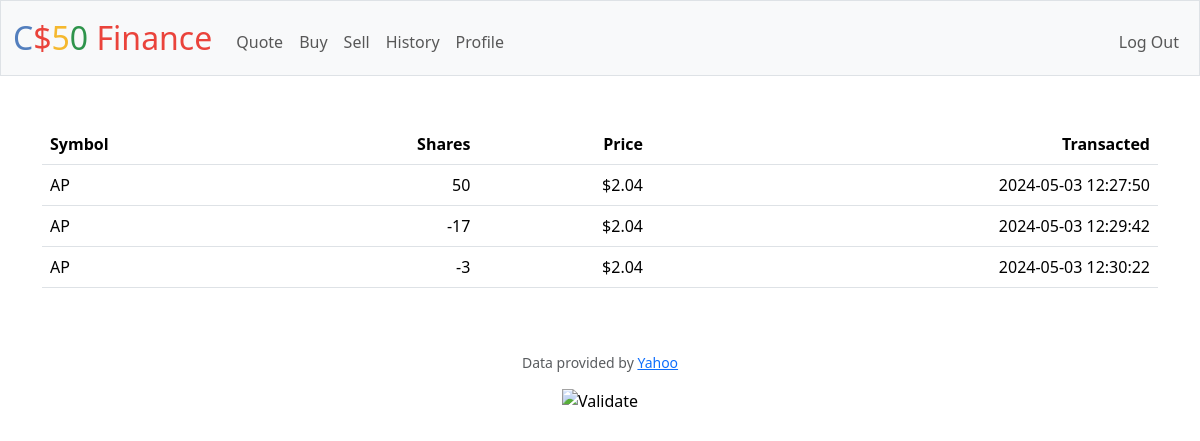
The app's page /history (signed in) with its own data.
### tables this page shows
CREATE TABLE transactions (
    id INTEGER PRIMARY KEY NOT NULL,
    user_id INTEGER NOT NULL,
    symbol TEXT NOT NULL,
    quantity INTEGER NOT NULL,
    price REAL NOT NULL,
    transaction_type TEXT NOT NULL,
    transaction_date DATETIME DEFAULT CURRENT_TIMESTAMP,
    FOREIGN KEY (user_id) REFERENCES users(id)
);

### app.py (the view)
@app.route("/history")
@login_required
def history():
    records = db.execute("SELECT symbol, quantity AS shares, price, transaction_date FROM transactions WHERE user_id = ?", session["user_id"])
    return render_template("history.html", records=records)

### app.py (called while the page is built)
@app.after_request
def after_request(response):
    response.headers["Cache-Control"] = "no-cache, no-store, must-revalidate"
    response.headers["Expires"] = 0
    response.headers["Pragma"] = "no-cache"
    return response

### helpers.py (called while the page is built)
def login_required(f):
    @wraps(f)
    def decorated_function(*args, **kwargs):
        if session.get("user_id") is None:
            return redirect("/login")
        return f(*args, **kwargs)
    return decorated_function

def usd(value):
    return f"${value:,.2f}"

### templates/history.html (shortened to what this page needs)
{% extends "layout.html" %}
{% block main %}
<table class="table">
    <thead>
        <tr>
            <th class="text-start">Symbol</th>
            <th class="text-end">Shares</th>
            <th class="text-end">Price</th>
            <th class="text-end">Transacted</th>
        </tr>
    </thead>
    <tbody>
        {% for record in records %}
        <tr>
            <td class="text-start">{{ record.symbol }}</td>
            <td class="text-end">{{ record.shares }}</td>
            <td class="text-end">{{ record.price | usd }}</td>
            <td class="text-end">{{ record.transaction_date }}</td>
        </tr>
        {% endfor %}
    </tbody>
</table>
{% endblock %}

### records on screen
transactions: symbol "AP", shares "50", price "$2.04", transaction_date "2024-05-03 12:27:50"
transactions: symbol "AP", shares "-17", price "$2.04", transaction_date "2024-05-03 12:29:42"
transactions: symbol "AP", shares "-3", price "$2.04", transaction_date "2024-05-03 12:30:22"
